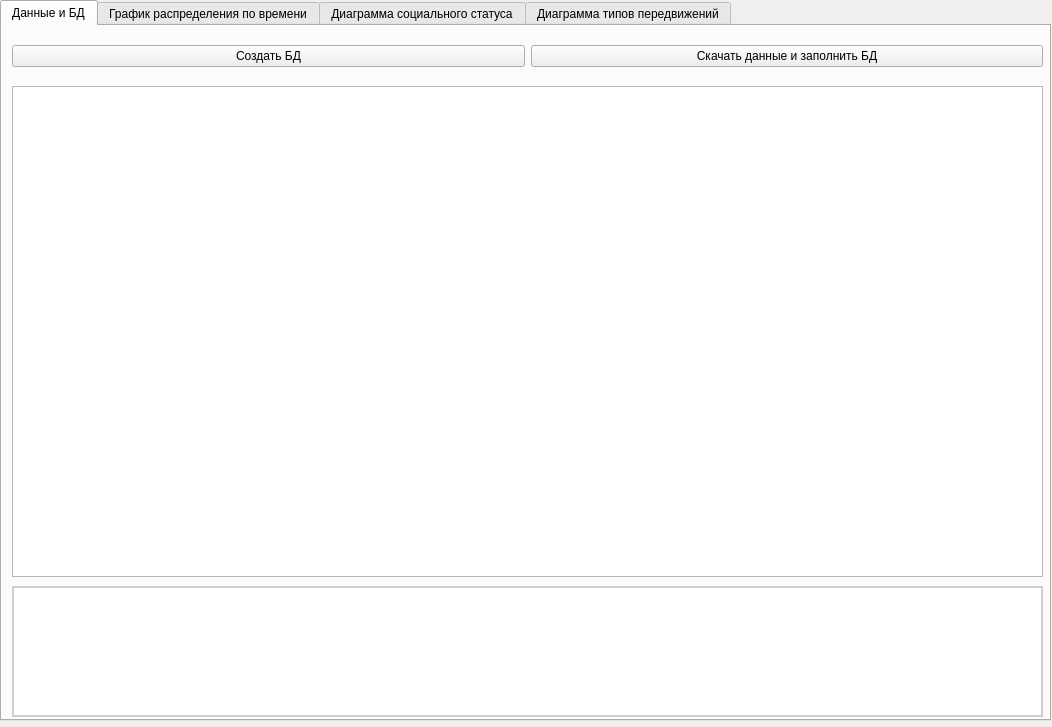
<?xml version="1.0" encoding="UTF-8"?>
<ui version="4.0">
 <class>MainWindow</class>
 <widget class="QMainWindow" name="MainWindow">
  <property name="geometry">
   <rect>
    <x>0</x>
    <y>0</y>
    <width>1052</width>
    <height>727</height>
   </rect>
  </property>
  <property name="windowTitle">
   <string>MainWindow</string>
  </property>
  <widget class="QWidget" name="centralwidget">
   <widget class="QTabWidget" name="tabWidget">
    <property name="geometry">
     <rect>
      <x>0</x>
      <y>0</y>
      <width>1051</width>
      <height>721</height>
     </rect>
    </property>
    <property name="currentIndex">
     <number>0</number>
    </property>
    <widget class="QWidget" name="tab">
     <attribute name="title">
      <string>Данные и БД</string>
     </attribute>
     <widget class="QPlainTextEdit" name="logsTextEdit">
      <property name="geometry">
       <rect>
        <x>10</x>
        <y>560</y>
        <width>1031</width>
        <height>131</height>
       </rect>
      </property>
      <property name="styleSheet">
       <string notr="true">border: 2px solid rgb(207, 207, 207);</string>
      </property>
      <property name="frameShadow">
       <enum>QFrame::Plain</enum>
      </property>
      <property name="readOnly">
       <bool>true</bool>
      </property>
     </widget>
     <widget class="QWidget" name="horizontalLayoutWidget_9">
      <property name="geometry">
       <rect>
        <x>10</x>
        <y>10</y>
        <width>1031</width>
        <height>41</height>
       </rect>
      </property>
      <layout class="QHBoxLayout" name="horizontalLayout_9">
       <item>
        <widget class="QPushButton" name="createDBButton">
         <property name="text">
          <string>Создать БД</string>
         </property>
        </widget>
       </item>
       <item>
        <widget class="QPushButton" name="downloadDataAndFillDBButton">
         <property name="text">
          <string>Скачать данные и заполнить БД</string>
         </property>
        </widget>
       </item>
      </layout>
     </widget>
     <widget class="QListView" name="DBPrewiewListView">
      <property name="geometry">
       <rect>
        <x>10</x>
        <y>60</y>
        <width>1031</width>
        <height>491</height>
       </rect>
      </property>
     </widget>
    </widget>
    <widget class="QWidget" name="tab_2">
     <attribute name="title">
      <string>График распределения по времени</string>
     </attribute>
     <widget class="QGroupBox" name="filtersGroupBox">
      <property name="geometry">
       <rect>
        <x>0</x>
        <y>0</y>
        <width>1041</width>
        <height>231</height>
       </rect>
      </property>
      <property name="title">
       <string>Фильтрация</string>
      </property>
      <widget class="QGroupBox" name="socilalStatusGroupBox">
       <property name="geometry">
        <rect>
         <x>10</x>
         <y>20</y>
         <width>321</width>
         <height>61</height>
        </rect>
       </property>
       <property name="title">
        <string>Социальный статус</string>
       </property>
       <widget class="QWidget" name="horizontalLayoutWidget_6">
        <property name="geometry">
         <rect>
          <x>20</x>
          <y>20</y>
          <width>271</width>
          <height>31</height>
         </rect>
        </property>
        <layout class="QHBoxLayout" name="horizontalLayout_6">
         <item>
          <widget class="QRadioButton" name="employeeRadioButton_timePlot">
           <property name="text">
            <string>Трудящиеся</string>
           </property>
          </widget>
         </item>
         <item>
          <widget class="QRadioButton" name="StudentRadioButton_timePlot">
           <property name="text">
            <string>Студенты</string>
           </property>
          </widget>
         </item>
         <item>
          <widget class="QRadioButton" name="OthersRadioButton_timePlot">
           <property name="text">
            <string>Прочие</string>
           </property>
          </widget>
         </item>
        </layout>
       </widget>
      </widget>
      <widget class="QGroupBox" name="departurePlaceGroupBox">
       <property name="geometry">
        <rect>
         <x>340</x>
         <y>20</y>
         <width>291</width>
         <height>61</height>
        </rect>
       </property>
       <property name="title">
        <string>Место отправления</string>
       </property>
       <widget class="QWidget" name="horizontalLayoutWidget_5">
        <property name="geometry">
         <rect>
          <x>10</x>
          <y>20</y>
          <width>271</width>
          <height>31</height>
         </rect>
        </property>
        <layout class="QHBoxLayout" name="horizontalLayout_5">
         <item>
          <widget class="QRadioButton" name="homeRadioButton_timePlot">
           <property name="text">
            <string>Дом</string>
           </property>
          </widget>
         </item>
         <item>
          <widget class="QRadioButton" name="JobRadioButton_timePlot">
           <property name="text">
            <string>Работа</string>
           </property>
          </widget>
         </item>
         <item>
          <widget class="QRadioButton" name="EducationRadioButton_timePlot">
           <property name="text">
            <string>Образование</string>
           </property>
          </widget>
         </item>
        </layout>
       </widget>
      </widget>
      <widget class="QGroupBox" name="daysOfWeekGroupBox">
       <property name="geometry">
        <rect>
         <x>10</x>
         <y>80</y>
         <width>1021</width>
         <height>101</height>
        </rect>
       </property>
       <property name="title">
        <string>Время</string>
       </property>
       <widget class="QGroupBox" name="groupBox_3">
        <property name="geometry">
         <rect>
          <x>10</x>
          <y>20</y>
          <width>311</width>
          <height>61</height>
         </rect>
        </property>
        <property name="title">
         <string>Фильтр</string>
        </property>
        <widget class="QWidget" name="horizontalLayoutWidget_7">
         <property name="geometry">
          <rect>
           <x>10</x>
           <y>20</y>
           <width>291</width>
           <height>31</height>
          </rect>
         </property>
         <layout class="QHBoxLayout" name="horizontalLayout_7">
          <item>
           <widget class="QRadioButton" name="weekdaysRadioButton_timePlot">
            <property name="text">
             <string>Будние</string>
            </property>
           </widget>
          </item>
          <item>
           <widget class="QRadioButton" name="weekendsRadioButton_timePlot">
            <property name="text">
             <string>Выходные</string>
            </property>
           </widget>
          </item>
          <item>
           <widget class="QRadioButton" name="CustomWeekdaysRadioButton_timePlot">
            <property name="text">
             <string>Кастомные дни</string>
            </property>
           </widget>
          </item>
         </layout>
        </widget>
       </widget>
       <widget class="QGroupBox" name="daysOfWeekGroupBox_4">
        <property name="geometry">
         <rect>
          <x>330</x>
          <y>20</y>
          <width>681</width>
          <height>61</height>
         </rect>
        </property>
        <property name="title">
         <string>Дни недели</string>
        </property>
        <widget class="QWidget" name="horizontalLayoutWidget_8">
         <property name="geometry">
          <rect>
           <x>10</x>
           <y>20</y>
           <width>661</width>
           <height>31</height>
          </rect>
         </property>
         <layout class="QHBoxLayout" name="horizontalLayout_8">
          <item>
           <widget class="QCheckBox" name="mondayCheckBox_timePlot">
            <property name="text">
             <string>Понедельник</string>
            </property>
           </widget>
          </item>
          <item>
           <widget class="QCheckBox" name="tuesdayCheckBox_timePlot">
            <property name="text">
             <string>Вторник</string>
            </property>
           </widget>
          </item>
          <item>
           <widget class="QCheckBox" name="wednesDayCheckBox_timePlot">
            <property name="text">
             <string>Среда</string>
            </property>
           </widget>
          </item>
          <item>
           <widget class="QCheckBox" name="thursdayCheckBox_timePlot">
            <property name="text">
             <string>Четверг</string>
            </property>
           </widget>
          </item>
          <item>
           <widget class="QCheckBox" name="fridayCheckBox_timePlot">
            <property name="text">
             <string>Пятница</string>
            </property>
           </widget>
          </item>
          <item>
           <widget class="QCheckBox" name="saturdayCheckBox_timePlot">
            <property name="text">
             <string>Суботта</string>
            </property>
           </widget>
          </item>
          <item>
           <widget class="QCheckBox" name="sundayCheckBox_timePlot">
            <property name="text">
             <string>Воскресенье</string>
            </property>
           </widget>
          </item>
         </layout>
        </widget>
       </widget>
      </widget>
      <widget class="QPushButton" name="resetFiltersPushButton">
       <property name="geometry">
        <rect>
         <x>900</x>
         <y>190</y>
         <width>131</width>
         <height>28</height>
        </rect>
       </property>
       <property name="text">
        <string>Сброс</string>
       </property>
      </widget>
      <widget class="QPushButton" name="buildTimePlotButton">
       <property name="geometry">
        <rect>
         <x>762</x>
         <y>190</y>
         <width>131</width>
         <height>28</height>
        </rect>
       </property>
       <property name="text">
        <string>Построить график</string>
       </property>
      </widget>
     </widget>
     <widget class="QWidget" name="timePlotWidget" native="true">
      <property name="geometry">
       <rect>
        <x>0</x>
        <y>240</y>
        <width>1041</width>
        <height>451</height>
       </rect>
      </property>
     </widget>
    </widget>
    <widget class="QWidget" name="tab_3">
     <attribute name="title">
      <string>Диаграмма социального статуса</string>
     </attribute>
     <widget class="QWidget" name="socialStatusDiagramWidget" native="true">
      <property name="geometry">
       <rect>
        <x>0</x>
        <y>150</y>
        <width>1041</width>
        <height>541</height>
       </rect>
      </property>
     </widget>
     <widget class="QGroupBox" name="filtersGroupBox_2">
      <property name="geometry">
       <rect>
        <x>0</x>
        <y>0</y>
        <width>1041</width>
        <height>141</height>
       </rect>
      </property>
      <property name="title">
       <string>Фильтрация</string>
      </property>
      <widget class="QGroupBox" name="daysOfWeekGroupBox_2">
       <property name="geometry">
        <rect>
         <x>340</x>
         <y>30</y>
         <width>691</width>
         <height>61</height>
        </rect>
       </property>
       <property name="title">
        <string>Дни недели</string>
       </property>
       <widget class="QWidget" name="horizontalLayoutWidget">
        <property name="geometry">
         <rect>
          <x>10</x>
          <y>20</y>
          <width>671</width>
          <height>31</height>
         </rect>
        </property>
        <layout class="QHBoxLayout" name="horizontalLayout">
         <item>
          <widget class="QCheckBox" name="mondayCheckBox_socialStatusDiagram">
           <property name="text">
            <string>Понедельник</string>
           </property>
          </widget>
         </item>
         <item>
          <widget class="QCheckBox" name="tuesdayCheckBox_socialStatusDiagram">
           <property name="text">
            <string>Вторник</string>
           </property>
          </widget>
         </item>
         <item>
          <widget class="QCheckBox" name="wednesDayCheckBox_socialStatusDiagram">
           <property name="text">
            <string>Среда</string>
           </property>
          </widget>
         </item>
         <item>
          <widget class="QCheckBox" name="thursdayCheckBox_socialStatusDiagram">
           <property name="text">
            <string>Четверг</string>
           </property>
          </widget>
         </item>
         <item>
          <widget class="QCheckBox" name="fridayCheckBox_socialStatusDiagram">
           <property name="text">
            <string>Пятница</string>
           </property>
          </widget>
         </item>
         <item>
          <widget class="QCheckBox" name="saturdayCheckBox_socialStatusDiagram">
           <property name="text">
            <string>Суботта</string>
           </property>
          </widget>
         </item>
         <item>
          <widget class="QCheckBox" name="sundayCheckBox_socialStatusDiagram">
           <property name="text">
            <string>Воскресенье</string>
           </property>
          </widget>
         </item>
        </layout>
       </widget>
      </widget>
      <widget class="QPushButton" name="resetFiltersPushButton_socialStatusDiagram">
       <property name="geometry">
        <rect>
         <x>900</x>
         <y>100</y>
         <width>131</width>
         <height>28</height>
        </rect>
       </property>
       <property name="text">
        <string>Сброс</string>
       </property>
      </widget>
      <widget class="QGroupBox" name="groupBox">
       <property name="geometry">
        <rect>
         <x>10</x>
         <y>30</y>
         <width>321</width>
         <height>61</height>
        </rect>
       </property>
       <property name="title">
        <string>Фильтр</string>
       </property>
       <widget class="QWidget" name="horizontalLayoutWidget_2">
        <property name="geometry">
         <rect>
          <x>10</x>
          <y>20</y>
          <width>301</width>
          <height>31</height>
         </rect>
        </property>
        <layout class="QHBoxLayout" name="horizontalLayout_2">
         <item>
          <widget class="QRadioButton" name="weekdaysRadioButton_socialStatusDiagram">
           <property name="text">
            <string>Будние</string>
           </property>
          </widget>
         </item>
         <item>
          <widget class="QRadioButton" name="weekendsRadioButton_socialStatusDiagram">
           <property name="text">
            <string>Выходные</string>
           </property>
          </widget>
         </item>
         <item>
          <widget class="QRadioButton" name="CustomWeekdaysRadioButton_socialStatusDiagram">
           <property name="text">
            <string>Кастомные дни</string>
           </property>
          </widget>
         </item>
        </layout>
       </widget>
      </widget>
      <widget class="QPushButton" name="buildSocialStatusDiagramButton">
       <property name="geometry">
        <rect>
         <x>760</x>
         <y>100</y>
         <width>131</width>
         <height>28</height>
        </rect>
       </property>
       <property name="text">
        <string>Построить график</string>
       </property>
      </widget>
     </widget>
    </widget>
    <widget class="QWidget" name="tab_4">
     <attribute name="title">
      <string>Диаграмма типов передвижений</string>
     </attribute>
     <widget class="QWidget" name="movementTypesDiagramWidget" native="true">
      <property name="geometry">
       <rect>
        <x>0</x>
        <y>150</y>
        <width>1041</width>
        <height>541</height>
       </rect>
      </property>
     </widget>
     <widget class="QGroupBox" name="filtersGroupBox_3">
      <property name="geometry">
       <rect>
        <x>0</x>
        <y>0</y>
        <width>1041</width>
        <height>141</height>
       </rect>
      </property>
      <property name="title">
       <string>Фильтрация</string>
      </property>
      <widget class="QGroupBox" name="daysOfWeekGroupBox_3">
       <property name="geometry">
        <rect>
         <x>340</x>
         <y>30</y>
         <width>691</width>
         <height>61</height>
        </rect>
       </property>
       <property name="title">
        <string>Дни недели</string>
       </property>
       <widget class="QWidget" name="horizontalLayoutWidget_3">
        <property name="geometry">
         <rect>
          <x>10</x>
          <y>20</y>
          <width>671</width>
          <height>31</height>
         </rect>
        </property>
        <layout class="QHBoxLayout" name="horizontalLayout_3">
         <item>
          <widget class="QCheckBox" name="mondayCheckBox_movementTypesDiagram">
           <property name="text">
            <string>Понедельник</string>
           </property>
          </widget>
         </item>
         <item>
          <widget class="QCheckBox" name="tuesdayCheckBox_movementTypesDiagram">
           <property name="text">
            <string>Вторник</string>
           </property>
          </widget>
         </item>
         <item>
          <widget class="QCheckBox" name="wednesDayCheckBox_movementTypesDiagram">
           <property name="text">
            <string>Среда</string>
           </property>
          </widget>
         </item>
         <item>
          <widget class="QCheckBox" name="thursdayCheckBox_movementTypesDiagram">
           <property name="text">
            <string>Четверг</string>
           </property>
          </widget>
         </item>
         <item>
          <widget class="QCheckBox" name="fridayCheckBox_movementTypesDiagram">
           <property name="text">
            <string>Пятница</string>
           </property>
          </widget>
         </item>
         <item>
          <widget class="QCheckBox" name="saturdayCheckBox_movementTypesDiagram">
           <property name="text">
            <string>Суботта</string>
           </property>
          </widget>
         </item>
         <item>
          <widget class="QCheckBox" name="sundayCheckBox_movementTypesDiagram">
           <property name="text">
            <string>Воскресенье</string>
           </property>
          </widget>
         </item>
        </layout>
       </widget>
      </widget>
      <widget class="QPushButton" name="resetFiltersPushButton_movementTypesDiagram">
       <property name="geometry">
        <rect>
         <x>900</x>
         <y>100</y>
         <width>131</width>
         <height>28</height>
        </rect>
       </property>
       <property name="text">
        <string>Сброс</string>
       </property>
      </widget>
      <widget class="QGroupBox" name="groupBox_2">
       <property name="geometry">
        <rect>
         <x>10</x>
         <y>30</y>
         <width>321</width>
         <height>61</height>
        </rect>
       </property>
       <property name="title">
        <string>Фильтр</string>
       </property>
       <widget class="QWidget" name="horizontalLayoutWidget_4">
        <property name="geometry">
         <rect>
          <x>10</x>
          <y>20</y>
          <width>301</width>
          <height>31</height>
         </rect>
        </property>
        <layout class="QHBoxLayout" name="horizontalLayout_4">
         <item>
          <widget class="QRadioButton" name="weekdaysRadioButton_movementTypesDiagram">
           <property name="text">
            <string>Будние</string>
           </property>
          </widget>
         </item>
         <item>
          <widget class="QRadioButton" name="weekendsRadioButton_movementTypesDiagram">
           <property name="text">
            <string>Выходные</string>
           </property>
          </widget>
         </item>
         <item>
          <widget class="QRadioButton" name="CustomWeekdaysRadioButton_movementTypesDiagram">
           <property name="text">
            <string>Кастомные дни</string>
           </property>
          </widget>
         </item>
        </layout>
       </widget>
      </widget>
      <widget class="QPushButton" name="buildMovementTypesDiagramButton">
       <property name="geometry">
        <rect>
         <x>760</x>
         <y>100</y>
         <width>131</width>
         <height>28</height>
        </rect>
       </property>
       <property name="text">
        <string>Построить график</string>
       </property>
      </widget>
     </widget>
    </widget>
   </widget>
  </widget>
 </widget>
 <resources/>
 <connections/>
</ui>
